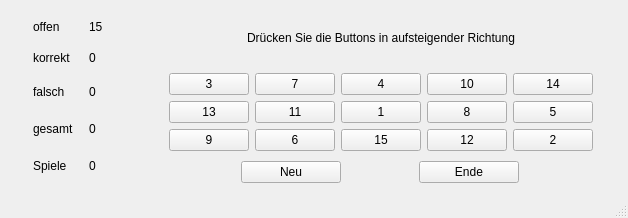
<?xml version="1.0" encoding="UTF-8"?>
<ui version="4.0">
 <class>view</class>
 <widget class="QMainWindow" name="view">
  <property name="enabled">
   <bool>true</bool>
  </property>
  <property name="geometry">
   <rect>
    <x>0</x>
    <y>0</y>
    <width>628</width>
    <height>218</height>
   </rect>
  </property>
  <property name="windowTitle">
   <string>My Awesome Game - Reilaender</string>
  </property>
  <widget class="QWidget" name="centralwidget">
   <layout class="QHBoxLayout" name="horizontalLayout">
    <item>
     <layout class="QGridLayout" name="gridLayout">
      <property name="leftMargin">
       <number>0</number>
      </property>
      <item row="1" column="1">
       <widget class="QLabel" name="correct_value">
        <property name="maximumSize">
         <size>
          <width>50</width>
          <height>10</height>
         </size>
        </property>
        <property name="frameShape">
         <enum>QFrame::NoFrame</enum>
        </property>
        <property name="text">
         <string>0</string>
        </property>
       </widget>
      </item>
      <item row="0" column="1">
       <widget class="QLabel" name="left_value">
        <property name="maximumSize">
         <size>
          <width>50</width>
          <height>10</height>
         </size>
        </property>
        <property name="frameShape">
         <enum>QFrame::NoFrame</enum>
        </property>
        <property name="text">
         <string>15</string>
        </property>
        <property name="margin">
         <number>0</number>
        </property>
       </widget>
      </item>
      <item row="1" column="0">
       <widget class="QLabel" name="correct">
        <property name="maximumSize">
         <size>
          <width>50</width>
          <height>20</height>
         </size>
        </property>
        <property name="frameShape">
         <enum>QFrame::NoFrame</enum>
        </property>
        <property name="text">
         <string>korrekt</string>
        </property>
       </widget>
      </item>
      <item row="2" column="1">
       <widget class="QLabel" name="wrong_value">
        <property name="maximumSize">
         <size>
          <width>50</width>
          <height>16777215</height>
         </size>
        </property>
        <property name="frameShape">
         <enum>QFrame::NoFrame</enum>
        </property>
        <property name="text">
         <string>0</string>
        </property>
       </widget>
      </item>
      <item row="3" column="0">
       <widget class="QLabel" name="total">
        <property name="maximumSize">
         <size>
          <width>50</width>
          <height>20</height>
         </size>
        </property>
        <property name="text">
         <string>gesamt</string>
        </property>
       </widget>
      </item>
      <item row="2" column="0">
       <widget class="QLabel" name="wrong">
        <property name="maximumSize">
         <size>
          <width>50</width>
          <height>20</height>
         </size>
        </property>
        <property name="text">
         <string>falsch</string>
        </property>
       </widget>
      </item>
      <item row="3" column="1">
       <widget class="QLabel" name="total_value">
        <property name="maximumSize">
         <size>
          <width>50</width>
          <height>16777215</height>
         </size>
        </property>
        <property name="text">
         <string>0</string>
        </property>
       </widget>
      </item>
      <item row="0" column="0">
       <widget class="QLabel" name="left">
        <property name="maximumSize">
         <size>
          <width>50</width>
          <height>20</height>
         </size>
        </property>
        <property name="cursor">
         <cursorShape>ArrowCursor</cursorShape>
        </property>
        <property name="frameShape">
         <enum>QFrame::NoFrame</enum>
        </property>
        <property name="text">
         <string>offen</string>
        </property>
       </widget>
      </item>
      <item row="4" column="0">
       <widget class="QLabel" name="games">
        <property name="maximumSize">
         <size>
          <width>50</width>
          <height>20</height>
         </size>
        </property>
        <property name="text">
         <string>Spiele</string>
        </property>
       </widget>
      </item>
      <item row="4" column="1">
       <widget class="QLabel" name="games_value">
        <property name="maximumSize">
         <size>
          <width>50</width>
          <height>16777215</height>
         </size>
        </property>
        <property name="text">
         <string>0</string>
        </property>
       </widget>
      </item>
     </layout>
    </item>
    <item>
     <layout class="QVBoxLayout" name="verticalLayout">
      <item>
       <layout class="QVBoxLayout" name="verticalLayout_2">
        <item>
         <widget class="QLabel" name="label">
          <property name="maximumSize">
           <size>
            <width>16777215</width>
            <height>50</height>
           </size>
          </property>
          <property name="text">
           <string>Drücken Sie die Buttons in aufsteigender Richtung</string>
          </property>
          <property name="alignment">
           <set>Qt::AlignCenter</set>
          </property>
         </widget>
        </item>
       </layout>
      </item>
      <item>
       <layout class="QGridLayout" name="gridLayout_2" columnminimumwidth="0,0,0,0,0">
        <item row="2" column="1">
         <widget class="QPushButton" name="pushButton_4">
          <property name="text">
           <string>6</string>
          </property>
         </widget>
        </item>
        <item row="0" column="0">
         <widget class="QPushButton" name="pushButton">
          <property name="text">
           <string>3</string>
          </property>
         </widget>
        </item>
        <item row="2" column="0">
         <widget class="QPushButton" name="pushButton_2">
          <property name="text">
           <string>9</string>
          </property>
         </widget>
        </item>
        <item row="0" column="1">
         <widget class="QPushButton" name="pushButton_3">
          <property name="text">
           <string>7</string>
          </property>
         </widget>
        </item>
        <item row="1" column="0">
         <widget class="QPushButton" name="pushButton_5">
          <property name="text">
           <string>13</string>
          </property>
         </widget>
        </item>
        <item row="2" column="2">
         <widget class="QPushButton" name="pushButton_9">
          <property name="text">
           <string>15</string>
          </property>
         </widget>
        </item>
        <item row="1" column="2">
         <widget class="QPushButton" name="pushButton_8">
          <property name="text">
           <string>1</string>
          </property>
         </widget>
        </item>
        <item row="0" column="2">
         <widget class="QPushButton" name="pushButton_7">
          <property name="text">
           <string>4</string>
          </property>
         </widget>
        </item>
        <item row="1" column="1">
         <widget class="QPushButton" name="pushButton_6">
          <property name="text">
           <string>11</string>
          </property>
         </widget>
        </item>
        <item row="1" column="3">
         <widget class="QPushButton" name="pushButton_11">
          <property name="text">
           <string>8</string>
          </property>
         </widget>
        </item>
        <item row="2" column="3">
         <widget class="QPushButton" name="pushButton_12">
          <property name="text">
           <string>12</string>
          </property>
         </widget>
        </item>
        <item row="0" column="3">
         <widget class="QPushButton" name="pushButton_10">
          <property name="text">
           <string>10</string>
          </property>
         </widget>
        </item>
        <item row="0" column="4">
         <widget class="QPushButton" name="pushButton_13">
          <property name="text">
           <string>14</string>
          </property>
         </widget>
        </item>
        <item row="2" column="4">
         <widget class="QPushButton" name="pushButton_15">
          <property name="text">
           <string>2</string>
          </property>
         </widget>
        </item>
        <item row="1" column="4">
         <widget class="QPushButton" name="pushButton_14">
          <property name="text">
           <string>5</string>
          </property>
         </widget>
        </item>
       </layout>
      </item>
      <item>
       <layout class="QHBoxLayout" name="horizontalLayout_2">
        <item>
         <widget class="QPushButton" name="new_game">
          <property name="maximumSize">
           <size>
            <width>100</width>
            <height>16777215</height>
           </size>
          </property>
          <property name="text">
           <string>Neu</string>
          </property>
         </widget>
        </item>
        <item>
         <widget class="QPushButton" name="exit">
          <property name="maximumSize">
           <size>
            <width>100</width>
            <height>16777215</height>
           </size>
          </property>
          <property name="text">
           <string>Ende</string>
          </property>
         </widget>
        </item>
       </layout>
      </item>
     </layout>
    </item>
   </layout>
  </widget>
  <widget class="QMenuBar" name="menubar">
   <property name="geometry">
    <rect>
     <x>0</x>
     <y>0</y>
     <width>628</width>
     <height>21</height>
    </rect>
   </property>
  </widget>
  <widget class="QStatusBar" name="statusbar"/>
 </widget>
 <resources/>
 <connections>
  <connection>
   <sender>exit</sender>
   <signal>clicked()</signal>
   <receiver>view</receiver>
   <slot>close()</slot>
   <hints>
    <hint type="sourcelabel">
     <x>514</x>
     <y>177</y>
    </hint>
    <hint type="destinationlabel">
     <x>585</x>
     <y>181</y>
    </hint>
   </hints>
  </connection>
 </connections>
</ui>
